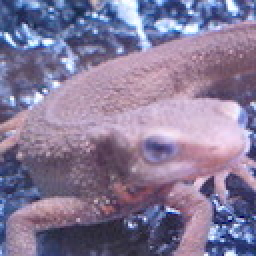
#> input picture Question_31_40/imori.jpg, 128 x 128 px, found by its file name (shown 2 times larger)
$ python answer_40.py
#> lines starting #> are read from the running program, lines starting #| are printed output that depends on the picture
import cv2
import numpy as np
import matplotlib.pyplot as plt

# Read image
img = cv2.imread("imori.jpg").astype(np.float32)
H, W, C = img.shape
#> H = 128; W = 128; C = 3

# RGB > YCbCr
Y = 0.2990 * img[..., 2] + 0.5870 * img[..., 1] + 0.1140 * img[..., 0]
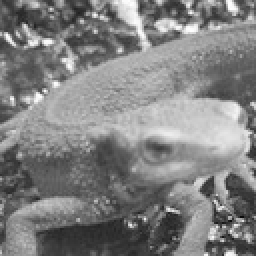
#> Y: shape (128, 128) float32 (shown 2 times larger); min 10.6, max 254.4, mean 129
Cb = -0.1687 * img[..., 2] - 0.3313 * img[..., 1] + 0.5 * img[..., 0] + 128.
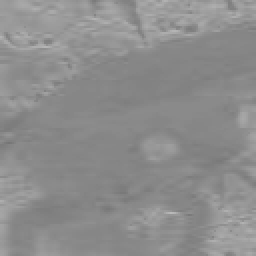
#> Cb: shape (128, 128) float32 (shown 2 times larger); min 117.8, max 186.1, mean 141.4
Cr = 0.5 * img[..., 2] - 0.4187 * img[..., 1] - 0.0813 * img[..., 0] + 128.
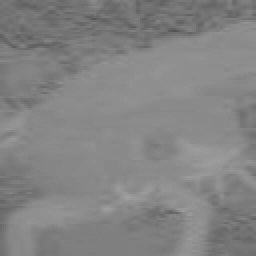
#> Cr: shape (128, 128) float32 (shown 2 times larger); min 82.83, max 160.3, mean 131.6

YCC = np.zeros_like(img, dtype=np.float32)
YCC[..., 0] = Y
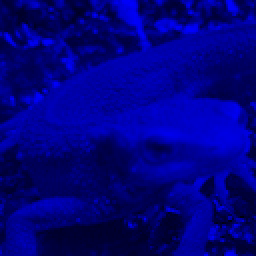
#> YCC: shape (128, 128, 3) float32 (shown 2 times larger); mean of channels 0, 1, 2 129, 0, 0; drawn as B, G, R
YCC[..., 1] = Cb
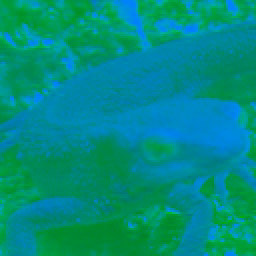
#> YCC: shape (128, 128, 3) float32 (shown 2 times larger); mean of channels 0, 1, 2 129, 141.4, 0; drawn as B, G, R
YCC[..., 2] = Cr
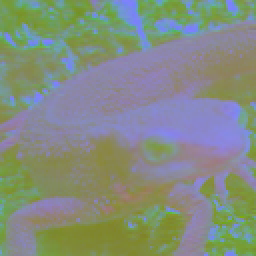
#> YCC: shape (128, 128, 3) float32 (shown 2 times larger); mean of channels 0, 1, 2 129, 141.4, 131.6; drawn as B, G, R


# DCT
T = 8
K = 8
X = np.zeros((H, W, C), dtype=np.float64)

Q1 = np.array(((16, 11, 10, 16, 24, 40, 51, 61),
               (12, 12, 14, 19, 26, 58, 60, 55),
               (14, 13, 16, 24, 40, 57, 69, 56),
               (14, 17, 22, 29, 51, 87, 80, 62),
               (18, 22, 37, 56, 68, 109, 103, 77),
               (24, 35, 55, 64, 81, 104, 113, 92),
               (49, 64, 78, 87, 103, 121, 120, 101),
               (72, 92, 95, 98, 112, 100, 103, 99)), dtype=np.float32)

Q2 = np.array(((17, 18, 24, 47, 99, 99, 99, 99),
               (18, 21, 26, 66, 99, 99, 99, 99),
               (24, 26, 56, 99, 99, 99, 99, 99),
               (47, 66, 99, 99, 99, 99, 99, 99),
               (99, 99, 99, 99, 99, 99, 99, 99),
               (99, 99, 99, 99, 99, 99, 99, 99),
               (99, 99, 99, 99, 99, 99, 99, 99),
               (99, 99, 99, 99, 99, 99, 99, 99)), dtype=np.float32)

#> (the run stopped early here; a loop or call above may not have finished)
